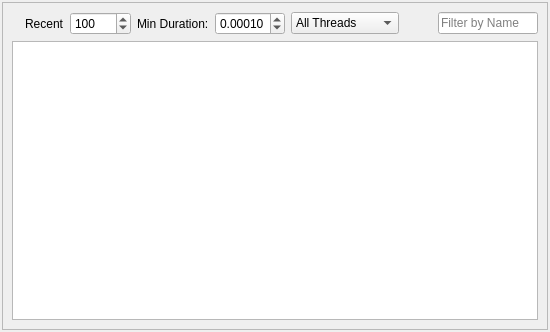
<?xml version="1.0" encoding="UTF-8"?>
<ui version="4.0">
 <class>FileWidget</class>
 <widget class="QDockWidget" name="FileWidget">
  <property name="geometry">
   <rect>
    <x>0</x>
    <y>0</y>
    <width>550</width>
    <height>332</height>
   </rect>
  </property>
  <property name="minimumSize">
   <size>
    <width>522</width>
    <height>200</height>
   </size>
  </property>
  <property name="sizeIncrement">
   <size>
    <width>5</width>
    <height>5</height>
   </size>
  </property>
  <property name="features">
   <set>QDockWidget::AllDockWidgetFeatures</set>
  </property>
  <property name="allowedAreas">
   <set>Qt::AllDockWidgetAreas</set>
  </property>
  <property name="windowTitle">
   <string>File Operations</string>
  </property>
  <widget class="QWidget" name="dockWidgetContents">
   <layout class="QVBoxLayout" name="verticalLayout_3">
    <property name="spacing">
     <number>0</number>
    </property>
    <property name="leftMargin">
     <number>2</number>
    </property>
    <property name="topMargin">
     <number>2</number>
    </property>
    <property name="rightMargin">
     <number>2</number>
    </property>
    <property name="bottomMargin">
     <number>2</number>
    </property>
    <item>
     <widget class="QFrame" name="frame">
      <property name="frameShape">
       <enum>QFrame::StyledPanel</enum>
      </property>
      <property name="frameShadow">
       <enum>QFrame::Plain</enum>
      </property>
      <layout class="QVBoxLayout" name="verticalLayout">
       <item>
        <layout class="QHBoxLayout" name="horizontalLayout">
         <item>
          <widget class="QLabel" name="label_3">
           <property name="text">
            <string/>
           </property>
           <property name="pixmap">
            <pixmap resource="resources.qrc">:/Icons/Icons/File.png</pixmap>
           </property>
          </widget>
         </item>
         <item>
          <widget class="QLabel" name="label_2">
           <property name="toolTip">
            <string>&lt;html&gt;&lt;head/&gt;&lt;body&gt;&lt;p&gt;Limits the output to the most recent n activities. Set to zero to include all items.&lt;/p&gt;&lt;p&gt;Note that the limit does not take the sorting criteria into account but only how old an entry is.&lt;/p&gt;&lt;/body&gt;&lt;/html&gt;</string>
           </property>
           <property name="text">
            <string>Recent</string>
           </property>
          </widget>
         </item>
         <item>
          <widget class="QSpinBox" name="SpinLimitToRecent">
           <property name="maximum">
            <number>10000</number>
           </property>
           <property name="singleStep">
            <number>10</number>
           </property>
           <property name="value">
            <number>100</number>
           </property>
          </widget>
         </item>
         <item>
          <widget class="QLabel" name="label">
           <property name="text">
            <string>Min Duration:</string>
           </property>
          </widget>
         </item>
         <item>
          <widget class="QDoubleSpinBox" name="SpinMinDuration">
           <property name="minimumSize">
            <size>
             <width>70</width>
             <height>0</height>
            </size>
           </property>
           <property name="toolTip">
            <string>&lt;html&gt;&lt;head/&gt;&lt;body&gt;&lt;p&gt;All file operations that have a shorter blocking duration than this will not be shown.&lt;/p&gt;&lt;/body&gt;&lt;/html&gt;</string>
           </property>
           <property name="decimals">
            <number>5</number>
           </property>
           <property name="maximum">
            <double>9.990000000000000</double>
           </property>
           <property name="singleStep">
            <double>0.000100000000000</double>
           </property>
           <property name="value">
            <double>0.000100000000000</double>
           </property>
          </widget>
         </item>
         <item>
          <widget class="QComboBox" name="ComboThread">
           <property name="minimumSize">
            <size>
             <width>100</width>
             <height>0</height>
            </size>
           </property>
           <property name="currentIndex">
            <number>0</number>
           </property>
           <property name="minimumContentsLength">
            <number>0</number>
           </property>
           <item>
            <property name="text">
             <string>All Threads</string>
            </property>
            <property name="icon">
             <iconset resource="resources.qrc">
              <normaloff>:/Icons/Icons/AllThreads.png</normaloff>:/Icons/Icons/AllThreads.png</iconset>
            </property>
           </item>
           <item>
            <property name="text">
             <string>Main Thread</string>
            </property>
            <property name="icon">
             <iconset resource="resources.qrc">
              <normaloff>:/Icons/Icons/MainThread.png</normaloff>:/Icons/Icons/MainThread.png</iconset>
            </property>
           </item>
           <item>
            <property name="text">
             <string>Loading Thread</string>
            </property>
            <property name="icon">
             <iconset resource="resources.qrc">
              <normaloff>:/Icons/Icons/LoadingThread.png</normaloff>:/Icons/Icons/LoadingThread.png</iconset>
            </property>
           </item>
           <item>
            <property name="text">
             <string>Other Thread</string>
            </property>
            <property name="icon">
             <iconset resource="resources.qrc">
              <normaloff>:/Icons/Icons/OtherThread.png</normaloff>:/Icons/Icons/OtherThread.png</iconset>
            </property>
           </item>
          </widget>
         </item>
         <item>
          <spacer name="horizontalSpacer">
           <property name="orientation">
            <enum>Qt::Horizontal</enum>
           </property>
           <property name="sizeHint" stdset="0">
            <size>
             <width>40</width>
             <height>20</height>
            </size>
           </property>
          </spacer>
         </item>
         <item>
          <widget class="QLineEdit" name="LineFilterByName">
           <property name="toolTip">
            <string>&lt;html&gt;&lt;head/&gt;&lt;body&gt;&lt;p&gt;Limits the output to files that contain the given text in their path.&lt;/p&gt;&lt;/body&gt;&lt;/html&gt;</string>
           </property>
           <property name="placeholderText">
            <string>Filter by Name</string>
           </property>
          </widget>
         </item>
        </layout>
       </item>
       <item>
        <widget class="QTableWidget" name="Table">
         <property name="editTriggers">
          <set>QAbstractItemView::NoEditTriggers</set>
         </property>
         <property name="selectionMode">
          <enum>QAbstractItemView::SingleSelection</enum>
         </property>
         <property name="selectionBehavior">
          <enum>QAbstractItemView::SelectRows</enum>
         </property>
         <property name="verticalScrollMode">
          <enum>QAbstractItemView::ScrollPerPixel</enum>
         </property>
         <property name="horizontalScrollMode">
          <enum>QAbstractItemView::ScrollPerPixel</enum>
         </property>
         <property name="sortingEnabled">
          <bool>true</bool>
         </property>
         <attribute name="horizontalHeaderStretchLastSection">
          <bool>true</bool>
         </attribute>
        </widget>
       </item>
      </layout>
     </widget>
    </item>
   </layout>
  </widget>
 </widget>
 <resources>
  <include location="resources.qrc"/>
 </resources>
 <connections/>
</ui>
